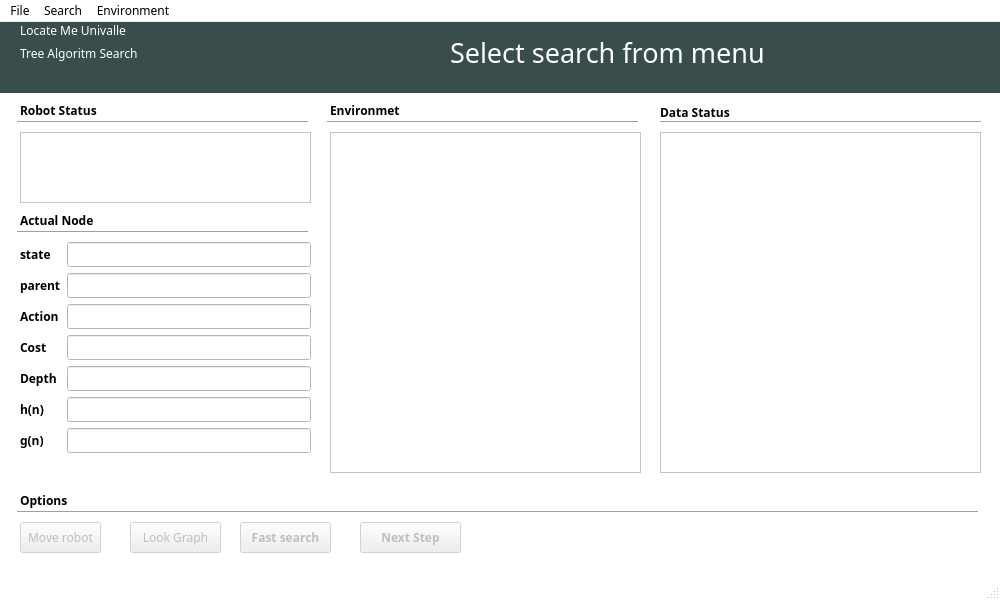
<?xml version="1.0" encoding="UTF-8"?>
<ui version="4.0">
 <class>MainWindow</class>
 <widget class="QMainWindow" name="MainWindow">
  <property name="enabled">
   <bool>true</bool>
  </property>
  <property name="geometry">
   <rect>
    <x>0</x>
    <y>0</y>
    <width>1000</width>
    <height>600</height>
   </rect>
  </property>
  <property name="palette">
   <palette>
    <active>
     <colorrole role="Base">
      <brush brushstyle="SolidPattern">
       <color alpha="255">
        <red>255</red>
        <green>255</green>
        <blue>255</blue>
       </color>
      </brush>
     </colorrole>
     <colorrole role="Window">
      <brush brushstyle="SolidPattern">
       <color alpha="255">
        <red>255</red>
        <green>255</green>
        <blue>255</blue>
       </color>
      </brush>
     </colorrole>
    </active>
    <inactive>
     <colorrole role="Base">
      <brush brushstyle="SolidPattern">
       <color alpha="255">
        <red>255</red>
        <green>255</green>
        <blue>255</blue>
       </color>
      </brush>
     </colorrole>
     <colorrole role="Window">
      <brush brushstyle="SolidPattern">
       <color alpha="255">
        <red>255</red>
        <green>255</green>
        <blue>255</blue>
       </color>
      </brush>
     </colorrole>
    </inactive>
    <disabled>
     <colorrole role="Base">
      <brush brushstyle="SolidPattern">
       <color alpha="255">
        <red>255</red>
        <green>255</green>
        <blue>255</blue>
       </color>
      </brush>
     </colorrole>
     <colorrole role="Window">
      <brush brushstyle="SolidPattern">
       <color alpha="255">
        <red>255</red>
        <green>255</green>
        <blue>255</blue>
       </color>
      </brush>
     </colorrole>
    </disabled>
   </palette>
  </property>
  <property name="font">
   <font>
    <family>Ubuntu Condensed</family>
   </font>
  </property>
  <property name="windowTitle">
   <string>Locate Me Univalle</string>
  </property>
  <widget class="QWidget" name="centralwidget">
   <widget class="QWidget" name="widgetHeader" native="true">
    <property name="geometry">
     <rect>
      <x>0</x>
      <y>0</y>
      <width>1001</width>
      <height>71</height>
     </rect>
    </property>
    <property name="palette">
     <palette>
      <active>
       <colorrole role="WindowText">
        <brush brushstyle="SolidPattern">
         <color alpha="255">
          <red>255</red>
          <green>255</green>
          <blue>255</blue>
         </color>
        </brush>
       </colorrole>
       <colorrole role="Base">
        <brush brushstyle="SolidPattern">
         <color alpha="255">
          <red>255</red>
          <green>255</green>
          <blue>255</blue>
         </color>
        </brush>
       </colorrole>
       <colorrole role="Window">
        <brush brushstyle="SolidPattern">
         <color alpha="255">
          <red>57</red>
          <green>77</green>
          <blue>76</blue>
         </color>
        </brush>
       </colorrole>
      </active>
      <inactive>
       <colorrole role="WindowText">
        <brush brushstyle="SolidPattern">
         <color alpha="255">
          <red>255</red>
          <green>255</green>
          <blue>255</blue>
         </color>
        </brush>
       </colorrole>
       <colorrole role="Base">
        <brush brushstyle="SolidPattern">
         <color alpha="255">
          <red>255</red>
          <green>255</green>
          <blue>255</blue>
         </color>
        </brush>
       </colorrole>
       <colorrole role="Window">
        <brush brushstyle="SolidPattern">
         <color alpha="255">
          <red>57</red>
          <green>77</green>
          <blue>76</blue>
         </color>
        </brush>
       </colorrole>
      </inactive>
      <disabled>
       <colorrole role="WindowText">
        <brush brushstyle="SolidPattern">
         <color alpha="255">
          <red>159</red>
          <green>158</green>
          <blue>158</blue>
         </color>
        </brush>
       </colorrole>
       <colorrole role="Base">
        <brush brushstyle="SolidPattern">
         <color alpha="255">
          <red>57</red>
          <green>77</green>
          <blue>76</blue>
         </color>
        </brush>
       </colorrole>
       <colorrole role="Window">
        <brush brushstyle="SolidPattern">
         <color alpha="255">
          <red>57</red>
          <green>77</green>
          <blue>76</blue>
         </color>
        </brush>
       </colorrole>
      </disabled>
     </palette>
    </property>
    <property name="autoFillBackground">
     <bool>true</bool>
    </property>
    <widget class="QWidget" name="layoutWidget_2">
     <property name="geometry">
      <rect>
       <x>20</x>
       <y>0</y>
       <width>331</width>
       <height>81</height>
      </rect>
     </property>
     <layout class="QFormLayout" name="formLayout_2">
      <property name="fieldGrowthPolicy">
       <enum>QFormLayout::AllNonFixedFieldsGrow</enum>
      </property>
      <item row="1" column="0">
       <widget class="QLabel" name="labelSubtitle">
        <property name="text">
         <string>Tree Algoritm Search</string>
        </property>
       </widget>
      </item>
      <item row="0" column="0">
       <widget class="QLabel" name="labelTitle">
        <property name="styleSheet">
         <string notr="true">font: 30pt &quot;Ubuntu Condensed&quot;;
color: rgb(255, 255, 255);</string>
        </property>
        <property name="text">
         <string>Locate Me Univalle</string>
        </property>
       </widget>
      </item>
     </layout>
    </widget>
    <widget class="QLabel" name="labelSelectedSearch">
     <property name="geometry">
      <rect>
       <x>450</x>
       <y>10</y>
       <width>521</width>
       <height>41</height>
      </rect>
     </property>
     <property name="font">
      <font>
       <pointsize>20</pointsize>
      </font>
     </property>
     <property name="text">
      <string>Select search from menu</string>
     </property>
    </widget>
   </widget>
   <widget class="QWidget" name="widgetBody" native="true">
    <property name="geometry">
     <rect>
      <x>10</x>
      <y>80</y>
      <width>981</width>
      <height>461</height>
     </rect>
    </property>
    <widget class="QLabel" name="labelRobotStatus">
     <property name="geometry">
      <rect>
       <x>10</x>
       <y>0</y>
       <width>111</width>
       <height>17</height>
      </rect>
     </property>
     <property name="font">
      <font>
       <weight>75</weight>
       <bold>true</bold>
      </font>
     </property>
     <property name="text">
      <string>Robot Status</string>
     </property>
    </widget>
    <widget class="Line" name="lineRobotStatus">
     <property name="geometry">
      <rect>
       <x>7</x>
       <y>10</y>
       <width>291</width>
       <height>20</height>
      </rect>
     </property>
     <property name="orientation">
      <enum>Qt::Horizontal</enum>
     </property>
    </widget>
    <widget class="Line" name="lineActualNode">
     <property name="geometry">
      <rect>
       <x>7</x>
       <y>120</y>
       <width>291</width>
       <height>20</height>
      </rect>
     </property>
     <property name="orientation">
      <enum>Qt::Horizontal</enum>
     </property>
    </widget>
    <widget class="QLabel" name="labelActualNode">
     <property name="geometry">
      <rect>
       <x>10</x>
       <y>110</y>
       <width>111</width>
       <height>17</height>
      </rect>
     </property>
     <property name="font">
      <font>
       <weight>75</weight>
       <bold>true</bold>
      </font>
     </property>
     <property name="text">
      <string>Actual Node</string>
     </property>
    </widget>
    <widget class="QLabel" name="labelDataStatus">
     <property name="geometry">
      <rect>
       <x>650</x>
       <y>0</y>
       <width>101</width>
       <height>20</height>
      </rect>
     </property>
     <property name="font">
      <font>
       <weight>75</weight>
       <bold>true</bold>
      </font>
     </property>
     <property name="text">
      <string>Data Status</string>
     </property>
    </widget>
    <widget class="Line" name="line_3">
     <property name="geometry">
      <rect>
       <x>650</x>
       <y>10</y>
       <width>321</width>
       <height>20</height>
      </rect>
     </property>
     <property name="font">
      <font>
       <weight>75</weight>
       <bold>true</bold>
      </font>
     </property>
     <property name="orientation">
      <enum>Qt::Horizontal</enum>
     </property>
    </widget>
    <widget class="QPlainTextEdit" name="plainTextEditDataStatus">
     <property name="geometry">
      <rect>
       <x>650</x>
       <y>30</y>
       <width>321</width>
       <height>341</height>
      </rect>
     </property>
    </widget>
    <widget class="QLabel" name="labelEnvironment">
     <property name="geometry">
      <rect>
       <x>320</x>
       <y>0</y>
       <width>111</width>
       <height>17</height>
      </rect>
     </property>
     <property name="font">
      <font>
       <weight>75</weight>
       <bold>true</bold>
      </font>
     </property>
     <property name="text">
      <string>Environmet</string>
     </property>
    </widget>
    <widget class="Line" name="lineEnvironmet">
     <property name="geometry">
      <rect>
       <x>317</x>
       <y>10</y>
       <width>311</width>
       <height>20</height>
      </rect>
     </property>
     <property name="orientation">
      <enum>Qt::Horizontal</enum>
     </property>
    </widget>
    <widget class="QWidget" name="layoutWidget">
     <property name="geometry">
      <rect>
       <x>10</x>
       <y>140</y>
       <width>291</width>
       <height>311</height>
      </rect>
     </property>
     <layout class="QFormLayout" name="formLayout">
      <property name="fieldGrowthPolicy">
       <enum>QFormLayout::AllNonFixedFieldsGrow</enum>
      </property>
      <item row="0" column="0">
       <widget class="QLabel" name="labelState">
        <property name="font">
         <font>
          <weight>75</weight>
          <bold>true</bold>
         </font>
        </property>
        <property name="text">
         <string>state</string>
        </property>
       </widget>
      </item>
      <item row="0" column="1">
       <widget class="QLineEdit" name="lineEditState">
        <property name="enabled">
         <bool>true</bool>
        </property>
        <property name="readOnly">
         <bool>true</bool>
        </property>
       </widget>
      </item>
      <item row="1" column="0">
       <widget class="QLabel" name="labelParent">
        <property name="font">
         <font>
          <weight>75</weight>
          <bold>true</bold>
         </font>
        </property>
        <property name="text">
         <string>parent</string>
        </property>
       </widget>
      </item>
      <item row="2" column="0">
       <widget class="QLabel" name="labelAction">
        <property name="font">
         <font>
          <weight>75</weight>
          <bold>true</bold>
         </font>
        </property>
        <property name="text">
         <string>Action</string>
        </property>
       </widget>
      </item>
      <item row="2" column="1">
       <widget class="QLineEdit" name="lineEditAction">
        <property name="enabled">
         <bool>true</bool>
        </property>
        <property name="readOnly">
         <bool>true</bool>
        </property>
       </widget>
      </item>
      <item row="3" column="0">
       <widget class="QLabel" name="labelCost">
        <property name="font">
         <font>
          <weight>75</weight>
          <bold>true</bold>
         </font>
        </property>
        <property name="text">
         <string>Cost</string>
        </property>
       </widget>
      </item>
      <item row="3" column="1">
       <widget class="QLineEdit" name="lineEditCost">
        <property name="enabled">
         <bool>true</bool>
        </property>
        <property name="readOnly">
         <bool>true</bool>
        </property>
       </widget>
      </item>
      <item row="4" column="0">
       <widget class="QLabel" name="labelDepth">
        <property name="font">
         <font>
          <weight>75</weight>
          <bold>true</bold>
         </font>
        </property>
        <property name="text">
         <string>Depth</string>
        </property>
       </widget>
      </item>
      <item row="4" column="1">
       <widget class="QLineEdit" name="lineEditDepth">
        <property name="enabled">
         <bool>true</bool>
        </property>
        <property name="readOnly">
         <bool>true</bool>
        </property>
       </widget>
      </item>
      <item row="5" column="0">
       <widget class="QLabel" name="labelH">
        <property name="font">
         <font>
          <weight>75</weight>
          <bold>true</bold>
         </font>
        </property>
        <property name="text">
         <string>h(n)</string>
        </property>
       </widget>
      </item>
      <item row="5" column="1">
       <widget class="QLineEdit" name="lineEditH">
        <property name="enabled">
         <bool>true</bool>
        </property>
        <property name="readOnly">
         <bool>true</bool>
        </property>
       </widget>
      </item>
      <item row="6" column="0">
       <widget class="QLabel" name="labelG">
        <property name="font">
         <font>
          <weight>75</weight>
          <bold>true</bold>
         </font>
        </property>
        <property name="text">
         <string>g(n)</string>
        </property>
       </widget>
      </item>
      <item row="6" column="1">
       <widget class="QLineEdit" name="lineEditG">
        <property name="enabled">
         <bool>true</bool>
        </property>
        <property name="readOnly">
         <bool>true</bool>
        </property>
       </widget>
      </item>
      <item row="1" column="1">
       <widget class="QLineEdit" name="lineEditParent">
        <property name="enabled">
         <bool>true</bool>
        </property>
        <property name="readOnly">
         <bool>true</bool>
        </property>
       </widget>
      </item>
     </layout>
    </widget>
    <widget class="Line" name="lineRobotStatus_2">
     <property name="geometry">
      <rect>
       <x>7</x>
       <y>400</y>
       <width>961</width>
       <height>20</height>
      </rect>
     </property>
     <property name="orientation">
      <enum>Qt::Horizontal</enum>
     </property>
    </widget>
    <widget class="QLabel" name="labelRobotStatus_2">
     <property name="geometry">
      <rect>
       <x>10</x>
       <y>390</y>
       <width>111</width>
       <height>17</height>
      </rect>
     </property>
     <property name="font">
      <font>
       <weight>75</weight>
       <bold>true</bold>
      </font>
     </property>
     <property name="text">
      <string>Options</string>
     </property>
    </widget>
    <widget class="QPushButton" name="pushButtonMoveRobot">
     <property name="enabled">
      <bool>false</bool>
     </property>
     <property name="geometry">
      <rect>
       <x>10</x>
       <y>420</y>
       <width>81</width>
       <height>31</height>
      </rect>
     </property>
     <property name="text">
      <string>Move robot</string>
     </property>
    </widget>
    <widget class="QPushButton" name="pushButtonLookGraph">
     <property name="enabled">
      <bool>false</bool>
     </property>
     <property name="geometry">
      <rect>
       <x>120</x>
       <y>420</y>
       <width>91</width>
       <height>31</height>
      </rect>
     </property>
     <property name="text">
      <string>Look Graph</string>
     </property>
    </widget>
    <widget class="QPushButton" name="pushButtonNextStep">
     <property name="enabled">
      <bool>false</bool>
     </property>
     <property name="geometry">
      <rect>
       <x>350</x>
       <y>420</y>
       <width>101</width>
       <height>31</height>
      </rect>
     </property>
     <property name="font">
      <font>
       <weight>75</weight>
       <bold>true</bold>
      </font>
     </property>
     <property name="text">
      <string>Next Step</string>
     </property>
    </widget>
    <widget class="QPushButton" name="pushButtonFastSearch">
     <property name="enabled">
      <bool>false</bool>
     </property>
     <property name="geometry">
      <rect>
       <x>230</x>
       <y>420</y>
       <width>91</width>
       <height>31</height>
      </rect>
     </property>
     <property name="font">
      <font>
       <weight>75</weight>
       <bold>true</bold>
      </font>
     </property>
     <property name="text">
      <string>Fast search</string>
     </property>
    </widget>
    <widget class="QTableWidget" name="tableWidgetEnvironment">
     <property name="enabled">
      <bool>true</bool>
     </property>
     <property name="geometry">
      <rect>
       <x>320</x>
       <y>30</y>
       <width>311</width>
       <height>341</height>
      </rect>
     </property>
     <attribute name="horizontalHeaderDefaultSectionSize">
      <number>24</number>
     </attribute>
    </widget>
    <widget class="QPlainTextEdit" name="plainTextEditRobotStatus">
     <property name="enabled">
      <bool>true</bool>
     </property>
     <property name="geometry">
      <rect>
       <x>10</x>
       <y>30</y>
       <width>291</width>
       <height>71</height>
      </rect>
     </property>
     <property name="readOnly">
      <bool>true</bool>
     </property>
    </widget>
   </widget>
  </widget>
  <widget class="QMenuBar" name="menubar">
   <property name="geometry">
    <rect>
     <x>0</x>
     <y>0</y>
     <width>1000</width>
     <height>25</height>
    </rect>
   </property>
   <property name="autoFillBackground">
    <bool>true</bool>
   </property>
   <property name="defaultUp">
    <bool>false</bool>
   </property>
   <property name="nativeMenuBar">
    <bool>false</bool>
   </property>
   <widget class="QMenu" name="menuFile">
    <property name="palette">
     <palette>
      <active>
       <colorrole role="Base">
        <brush brushstyle="SolidPattern">
         <color alpha="255">
          <red>255</red>
          <green>255</green>
          <blue>255</blue>
         </color>
        </brush>
       </colorrole>
      </active>
      <inactive>
       <colorrole role="Base">
        <brush brushstyle="SolidPattern">
         <color alpha="255">
          <red>255</red>
          <green>255</green>
          <blue>255</blue>
         </color>
        </brush>
       </colorrole>
      </inactive>
      <disabled>
       <colorrole role="Base">
        <brush brushstyle="SolidPattern">
         <color alpha="255">
          <red>246</red>
          <green>244</green>
          <blue>242</blue>
         </color>
        </brush>
       </colorrole>
      </disabled>
     </palette>
    </property>
    <property name="autoFillBackground">
     <bool>true</bool>
    </property>
    <property name="title">
     <string>File</string>
    </property>
    <addaction name="actionExit"/>
   </widget>
   <widget class="QMenu" name="menuSearch">
    <property name="title">
     <string>Search</string>
    </property>
    <addaction name="actionUniformCostSearch"/>
    <addaction name="actionARectDistance"/>
    <addaction name="actionAManhattanDistance"/>
   </widget>
   <widget class="QMenu" name="menuEnvironment">
    <property name="title">
     <string>Environment</string>
    </property>
    <addaction name="actionCreateEnvironment"/>
   </widget>
   <addaction name="menuFile"/>
   <addaction name="menuSearch"/>
   <addaction name="menuEnvironment"/>
  </widget>
  <widget class="QStatusBar" name="statusbar"/>
  <action name="actionCreateEnvironment">
   <property name="text">
    <string>Create</string>
   </property>
  </action>
  <action name="actionLookActualEnvironment">
   <property name="text">
    <string>Look Actual</string>
   </property>
  </action>
  <action name="actionExit">
   <property name="text">
    <string>Exit</string>
   </property>
  </action>
  <action name="actionUniform_Cost">
   <property name="text">
    <string>Uniform Cost</string>
   </property>
  </action>
  <action name="actionA">
   <property name="text">
    <string>Uniform Cost</string>
   </property>
  </action>
  <action name="action">
   <property name="text">
    <string>A* </string>
   </property>
  </action>
  <action name="actionA_3">
   <property name="text">
    <string>A*</string>
   </property>
  </action>
  <action name="actionUniformCostWithCycles">
   <property name="text">
    <string>With Cycles</string>
   </property>
  </action>
  <action name="actionUniformCostWithoutCycles">
   <property name="text">
    <string>Without Cycles</string>
   </property>
  </action>
  <action name="actionUniformCostSearch">
   <property name="text">
    <string>Unifor Cost </string>
   </property>
  </action>
  <action name="actionARectDistance">
   <property name="text">
    <string>A* Straight Line Distance</string>
   </property>
  </action>
  <action name="actionAManhattanDistance">
   <property name="text">
    <string>A* Manhattan Distance</string>
   </property>
  </action>
 </widget>
 <resources/>
 <connections/>
</ui>
